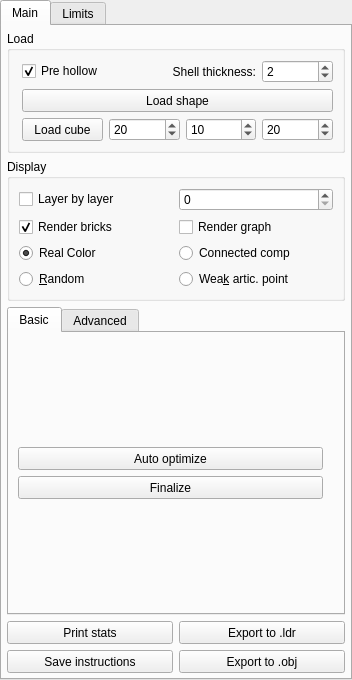
<?xml version="1.0" encoding="UTF-8"?>
<ui version="4.0">
 <class>AssemblyWidget</class>
 <widget class="QWidget" name="AssemblyWidget">
  <property name="geometry">
   <rect>
    <x>0</x>
    <y>0</y>
    <width>352</width>
    <height>680</height>
   </rect>
  </property>
  <property name="windowTitle">
   <string>Form</string>
  </property>
  <layout class="QVBoxLayout" name="verticalLayout_5">
   <property name="leftMargin">
    <number>0</number>
   </property>
   <property name="topMargin">
    <number>0</number>
   </property>
   <property name="rightMargin">
    <number>0</number>
   </property>
   <property name="bottomMargin">
    <number>0</number>
   </property>
   <item>
    <widget class="QTabWidget" name="tabWidget">
     <property name="tabShape">
      <enum>QTabWidget::Rounded</enum>
     </property>
     <property name="currentIndex">
      <number>0</number>
     </property>
     <property name="documentMode">
      <bool>false</bool>
     </property>
     <widget class="QWidget" name="mainTab">
      <attribute name="title">
       <string>Main</string>
      </attribute>
      <layout class="QVBoxLayout" name="verticalLayout">
       <property name="leftMargin">
        <number>5</number>
       </property>
       <property name="topMargin">
        <number>5</number>
       </property>
       <property name="rightMargin">
        <number>5</number>
       </property>
       <property name="bottomMargin">
        <number>5</number>
       </property>
       <item>
        <widget class="QGroupBox" name="groupBox">
         <property name="title">
          <string>Load</string>
         </property>
         <property name="flat">
          <bool>false</bool>
         </property>
         <layout class="QGridLayout" name="gridLayout">
          <property name="leftMargin">
           <number>12</number>
          </property>
          <item row="3" column="3">
           <widget class="QSpinBox" name="testZSpinBox">
            <property name="minimum">
             <number>1</number>
            </property>
            <property name="maximum">
             <number>999</number>
            </property>
            <property name="value">
             <number>20</number>
            </property>
           </widget>
          </item>
          <item row="3" column="2">
           <widget class="QSpinBox" name="testYSpinBox">
            <property name="minimum">
             <number>1</number>
            </property>
            <property name="maximum">
             <number>999</number>
            </property>
            <property name="value">
             <number>10</number>
            </property>
           </widget>
          </item>
          <item row="3" column="0">
           <widget class="QPushButton" name="testButton">
            <property name="minimumSize">
             <size>
              <width>0</width>
              <height>23</height>
             </size>
            </property>
            <property name="text">
             <string>Load cube</string>
            </property>
           </widget>
          </item>
          <item row="3" column="1">
           <widget class="QSpinBox" name="testXSpinBox">
            <property name="font">
             <font>
              <kerning>true</kerning>
             </font>
            </property>
            <property name="layoutDirection">
             <enum>Qt::LeftToRight</enum>
            </property>
            <property name="autoFillBackground">
             <bool>false</bool>
            </property>
            <property name="frame">
             <bool>true</bool>
            </property>
            <property name="alignment">
             <set>Qt::AlignLeading|Qt::AlignLeft|Qt::AlignVCenter</set>
            </property>
            <property name="minimum">
             <number>1</number>
            </property>
            <property name="maximum">
             <number>999</number>
            </property>
            <property name="value">
             <number>20</number>
            </property>
           </widget>
          </item>
          <item row="0" column="0">
           <widget class="QCheckBox" name="hollowCheckBox">
            <property name="text">
             <string>Pre hollow</string>
            </property>
            <property name="checked">
             <bool>true</bool>
            </property>
           </widget>
          </item>
          <item row="0" column="3">
           <widget class="QSpinBox" name="shellThicknessSpinBox">
            <property name="value">
             <number>2</number>
            </property>
           </widget>
          </item>
          <item row="0" column="1" colspan="2">
           <widget class="QLabel" name="label_3">
            <property name="text">
             <string>Shell thickness:</string>
            </property>
            <property name="alignment">
             <set>Qt::AlignRight|Qt::AlignTrailing|Qt::AlignVCenter</set>
            </property>
           </widget>
          </item>
          <item row="1" column="0" colspan="4">
           <widget class="QPushButton" name="loadFileButton">
            <property name="minimumSize">
             <size>
              <width>0</width>
              <height>23</height>
             </size>
            </property>
            <property name="text">
             <string>Load shape</string>
            </property>
           </widget>
          </item>
         </layout>
        </widget>
       </item>
       <item>
        <widget class="QGroupBox" name="groupBox_2">
         <property name="title">
          <string>Display</string>
         </property>
         <layout class="QGridLayout" name="gridLayout_2">
          <property name="sizeConstraint">
           <enum>QLayout::SetDefaultConstraint</enum>
          </property>
          <item row="1" column="0">
           <widget class="QCheckBox" name="renderBricksBox">
            <property name="text">
             <string>Render bricks</string>
            </property>
            <property name="checked">
             <bool>true</bool>
            </property>
           </widget>
          </item>
          <item row="1" column="1">
           <widget class="QCheckBox" name="renderGraphBox">
            <property name="text">
             <string>Render graph</string>
            </property>
           </widget>
          </item>
          <item row="3" column="1">
           <widget class="QRadioButton" name="biconRadioButton">
            <property name="text">
             <string>Wea&amp;k artic. point</string>
            </property>
           </widget>
          </item>
          <item row="0" column="0" colspan="2">
           <layout class="QHBoxLayout" name="horizontalLayout_3">
            <item>
             <widget class="QCheckBox" name="layerBox">
              <property name="text">
               <string>Layer by layer</string>
              </property>
             </widget>
            </item>
            <item>
             <widget class="QSpinBox" name="layerSpinBox">
              <property name="wrapping">
               <bool>false</bool>
              </property>
              <property name="buttonSymbols">
               <enum>QAbstractSpinBox::UpDownArrows</enum>
              </property>
              <property name="maximum">
               <number>999</number>
              </property>
             </widget>
            </item>
           </layout>
          </item>
          <item row="3" column="0">
           <widget class="QRadioButton" name="randomRadioButton">
            <property name="text">
             <string>&amp;Random</string>
            </property>
            <property name="checked">
             <bool>false</bool>
            </property>
           </widget>
          </item>
          <item row="2" column="1">
           <widget class="QRadioButton" name="conRadioButton">
            <property name="text">
             <string>Connected comp</string>
            </property>
           </widget>
          </item>
          <item row="2" column="0">
           <widget class="QRadioButton" name="realColorRadioButton">
            <property name="text">
             <string>Real Color</string>
            </property>
            <property name="checked">
             <bool>true</bool>
            </property>
           </widget>
          </item>
         </layout>
        </widget>
       </item>
       <item>
        <widget class="QTabWidget" name="basicAdvancedTabs">
         <property name="currentIndex">
          <number>0</number>
         </property>
         <widget class="QWidget" name="basicTab">
          <attribute name="title">
           <string>Basic</string>
          </attribute>
          <layout class="QVBoxLayout" name="verticalLayout_4">
           <property name="topMargin">
            <number>5</number>
           </property>
           <property name="rightMargin">
            <number>20</number>
           </property>
           <property name="bottomMargin">
            <number>5</number>
           </property>
           <item>
            <spacer name="verticalSpacer_4">
             <property name="orientation">
              <enum>Qt::Vertical</enum>
             </property>
             <property name="sizeHint" stdset="0">
              <size>
               <width>20</width>
               <height>40</height>
              </size>
             </property>
            </spacer>
           </item>
           <item>
            <widget class="QPushButton" name="autoOptimizeButton">
             <property name="minimumSize">
              <size>
               <width>0</width>
               <height>23</height>
              </size>
             </property>
             <property name="text">
              <string>Auto optimize</string>
             </property>
            </widget>
           </item>
           <item>
            <widget class="QPushButton" name="finalizeButton">
             <property name="minimumSize">
              <size>
               <width>0</width>
               <height>23</height>
              </size>
             </property>
             <property name="text">
              <string>Finalize</string>
             </property>
            </widget>
           </item>
           <item>
            <spacer name="verticalSpacer_3">
             <property name="orientation">
              <enum>Qt::Vertical</enum>
             </property>
             <property name="sizeHint" stdset="0">
              <size>
               <width>20</width>
               <height>40</height>
              </size>
             </property>
            </spacer>
           </item>
          </layout>
         </widget>
         <widget class="QWidget" name="advancedTab">
          <attribute name="title">
           <string>Advanced</string>
          </attribute>
          <layout class="QVBoxLayout" name="verticalLayout_3">
           <property name="leftMargin">
            <number>1</number>
           </property>
           <property name="topMargin">
            <number>1</number>
           </property>
           <property name="rightMargin">
            <number>1</number>
           </property>
           <property name="bottomMargin">
            <number>1</number>
           </property>
           <item>
            <widget class="QGroupBox" name="groupBox_3">
             <property name="title">
              <string>Optimize</string>
             </property>
             <layout class="QGridLayout" name="gridLayout_3">
              <item row="2" column="1">
               <widget class="QPushButton" name="splitConCompButton">
                <property name="minimumSize">
                 <size>
                  <width>0</width>
                  <height>23</height>
                 </size>
                </property>
                <property name="text">
                 <string>Split</string>
                </property>
               </widget>
              </item>
              <item row="2" column="2">
               <widget class="QPushButton" name="loopConCompButton">
                <property name="minimumSize">
                 <size>
                  <width>0</width>
                  <height>23</height>
                 </size>
                </property>
                <property name="text">
                 <string>Loop</string>
                </property>
               </widget>
              </item>
              <item row="1" column="0" colspan="3">
               <widget class="QPushButton" name="mergeButton">
                <property name="minimumSize">
                 <size>
                  <width>0</width>
                  <height>23</height>
                 </size>
                </property>
                <property name="text">
                 <string>Merge</string>
                </property>
                <property name="shortcut">
                 <string>M</string>
                </property>
               </widget>
              </item>
              <item row="3" column="1">
               <widget class="QPushButton" name="splitBiconCompButton">
                <property name="minimumSize">
                 <size>
                  <width>0</width>
                  <height>23</height>
                 </size>
                </property>
                <property name="text">
                 <string>Split</string>
                </property>
               </widget>
              </item>
              <item row="3" column="2">
               <widget class="QPushButton" name="loopBiconCompButton">
                <property name="minimumSize">
                 <size>
                  <width>0</width>
                  <height>23</height>
                 </size>
                </property>
                <property name="text">
                 <string>Loop</string>
                </property>
               </widget>
              </item>
              <item row="2" column="0">
               <widget class="QLabel" name="label">
                <property name="text">
                 <string>Con Comp:</string>
                </property>
               </widget>
              </item>
              <item row="3" column="0">
               <widget class="QLabel" name="label_2">
                <property name="text">
                 <string>Bicon Comp:</string>
                </property>
               </widget>
              </item>
             </layout>
            </widget>
           </item>
           <item>
            <widget class="QGroupBox" name="groupBox_4">
             <property name="title">
              <string>Finalize</string>
             </property>
             <layout class="QGridLayout" name="gridLayout_5">
              <item row="1" column="0">
               <widget class="QPushButton" name="solveBrickLimitButton">
                <property name="minimumSize">
                 <size>
                  <width>0</width>
                  <height>23</height>
                 </size>
                </property>
                <property name="text">
                 <string>Solve number constaints</string>
                </property>
               </widget>
              </item>
              <item row="0" column="0">
               <widget class="QPushButton" name="postHollowButton">
                <property name="minimumSize">
                 <size>
                  <width>0</width>
                  <height>23</height>
                 </size>
                </property>
                <property name="text">
                 <string>Post hollow</string>
                </property>
                <property name="flat">
                 <bool>false</bool>
                </property>
               </widget>
              </item>
             </layout>
            </widget>
           </item>
          </layout>
         </widget>
        </widget>
       </item>
       <item>
        <layout class="QGridLayout" name="gridLayout_6">
         <property name="sizeConstraint">
          <enum>QLayout::SetDefaultConstraint</enum>
         </property>
         <property name="spacing">
          <number>6</number>
         </property>
         <item row="1" column="1">
          <widget class="QPushButton" name="objExportButton">
           <property name="minimumSize">
            <size>
             <width>0</width>
             <height>23</height>
            </size>
           </property>
           <property name="text">
            <string>Export to .obj</string>
           </property>
          </widget>
         </item>
         <item row="1" column="0">
          <widget class="QPushButton" name="saveInstructionsButton">
           <property name="minimumSize">
            <size>
             <width>0</width>
             <height>23</height>
            </size>
           </property>
           <property name="text">
            <string>Save instructions</string>
           </property>
          </widget>
         </item>
         <item row="0" column="0">
          <widget class="QPushButton" name="printStatsButton">
           <property name="sizePolicy">
            <sizepolicy hsizetype="Minimum" vsizetype="Fixed">
             <horstretch>0</horstretch>
             <verstretch>0</verstretch>
            </sizepolicy>
           </property>
           <property name="minimumSize">
            <size>
             <width>0</width>
             <height>23</height>
            </size>
           </property>
           <property name="text">
            <string>Print stats</string>
           </property>
           <property name="flat">
            <bool>false</bool>
           </property>
          </widget>
         </item>
         <item row="0" column="1">
          <widget class="QPushButton" name="ldrExportButton">
           <property name="minimumSize">
            <size>
             <width>0</width>
             <height>23</height>
            </size>
           </property>
           <property name="text">
            <string>Export to .ldr</string>
           </property>
          </widget>
         </item>
        </layout>
       </item>
      </layout>
     </widget>
     <widget class="QWidget" name="limitTab">
      <attribute name="title">
       <string>Limits</string>
      </attribute>
      <layout class="QVBoxLayout" name="verticalLayout_2">
       <item>
        <layout class="QHBoxLayout" name="horizontalLayout_4">
         <item>
          <widget class="QLabel" name="label_4">
           <property name="text">
            <string>1x2</string>
           </property>
           <property name="alignment">
            <set>Qt::AlignCenter</set>
           </property>
          </widget>
         </item>
         <item>
          <widget class="QSpinBox" name="spinBox1x2">
           <property name="minimum">
            <number>-1</number>
           </property>
           <property name="maximum">
            <number>9999</number>
           </property>
           <property name="value">
            <number>-1</number>
           </property>
          </widget>
         </item>
        </layout>
       </item>
       <item>
        <layout class="QHBoxLayout" name="horizontalLayout_5">
         <item>
          <widget class="QLabel" name="label_5">
           <property name="text">
            <string>1x3</string>
           </property>
           <property name="alignment">
            <set>Qt::AlignCenter</set>
           </property>
          </widget>
         </item>
         <item>
          <widget class="QSpinBox" name="spinBox1x3">
           <property name="minimum">
            <number>-1</number>
           </property>
           <property name="maximum">
            <number>9999</number>
           </property>
           <property name="value">
            <number>-1</number>
           </property>
          </widget>
         </item>
        </layout>
       </item>
       <item>
        <layout class="QHBoxLayout" name="horizontalLayout_6">
         <item>
          <widget class="QLabel" name="label_6">
           <property name="text">
            <string>1x4</string>
           </property>
           <property name="alignment">
            <set>Qt::AlignCenter</set>
           </property>
          </widget>
         </item>
         <item>
          <widget class="QSpinBox" name="spinBox1x4">
           <property name="minimum">
            <number>-1</number>
           </property>
           <property name="maximum">
            <number>9999</number>
           </property>
           <property name="value">
            <number>-1</number>
           </property>
          </widget>
         </item>
        </layout>
       </item>
       <item>
        <layout class="QHBoxLayout" name="horizontalLayout_7">
         <item>
          <widget class="QLabel" name="label_7">
           <property name="text">
            <string>1x6</string>
           </property>
           <property name="alignment">
            <set>Qt::AlignCenter</set>
           </property>
          </widget>
         </item>
         <item>
          <widget class="QSpinBox" name="spinBox1x6">
           <property name="minimum">
            <number>-1</number>
           </property>
           <property name="maximum">
            <number>9999</number>
           </property>
           <property name="value">
            <number>-1</number>
           </property>
          </widget>
         </item>
        </layout>
       </item>
       <item>
        <layout class="QHBoxLayout" name="horizontalLayout_16">
         <item>
          <widget class="QLabel" name="label_16">
           <property name="text">
            <string>1x8</string>
           </property>
           <property name="alignment">
            <set>Qt::AlignCenter</set>
           </property>
          </widget>
         </item>
         <item>
          <widget class="QSpinBox" name="spinBox1x8">
           <property name="minimum">
            <number>-1</number>
           </property>
           <property name="maximum">
            <number>9999</number>
           </property>
           <property name="value">
            <number>-1</number>
           </property>
          </widget>
         </item>
        </layout>
       </item>
       <item>
        <layout class="QHBoxLayout" name="horizontalLayout_15">
         <item>
          <widget class="QLabel" name="label_15">
           <property name="text">
            <string>2x2</string>
           </property>
           <property name="alignment">
            <set>Qt::AlignCenter</set>
           </property>
          </widget>
         </item>
         <item>
          <widget class="QSpinBox" name="spinBox2x2">
           <property name="minimum">
            <number>-1</number>
           </property>
           <property name="maximum">
            <number>9999</number>
           </property>
           <property name="value">
            <number>-1</number>
           </property>
          </widget>
         </item>
        </layout>
       </item>
       <item>
        <layout class="QHBoxLayout" name="horizontalLayout_31">
         <item>
          <widget class="QLabel" name="label_31">
           <property name="text">
            <string>2x3</string>
           </property>
           <property name="alignment">
            <set>Qt::AlignCenter</set>
           </property>
          </widget>
         </item>
         <item>
          <widget class="QSpinBox" name="spinBox2x3">
           <property name="minimum">
            <number>-1</number>
           </property>
           <property name="maximum">
            <number>9999</number>
           </property>
           <property name="value">
            <number>-1</number>
           </property>
          </widget>
         </item>
        </layout>
       </item>
       <item>
        <layout class="QHBoxLayout" name="horizontalLayout_30">
         <item>
          <widget class="QLabel" name="label_30">
           <property name="text">
            <string>2x4</string>
           </property>
           <property name="alignment">
            <set>Qt::AlignCenter</set>
           </property>
          </widget>
         </item>
         <item>
          <widget class="QSpinBox" name="spinBox2x4">
           <property name="minimum">
            <number>-1</number>
           </property>
           <property name="maximum">
            <number>9999</number>
           </property>
           <property name="value">
            <number>-1</number>
           </property>
          </widget>
         </item>
        </layout>
       </item>
       <item>
        <layout class="QHBoxLayout" name="horizontalLayout_29">
         <item>
          <widget class="QLabel" name="label_29">
           <property name="text">
            <string>2x6</string>
           </property>
           <property name="alignment">
            <set>Qt::AlignCenter</set>
           </property>
          </widget>
         </item>
         <item>
          <widget class="QSpinBox" name="spinBox2x6">
           <property name="minimum">
            <number>-1</number>
           </property>
           <property name="maximum">
            <number>9999</number>
           </property>
           <property name="value">
            <number>-1</number>
           </property>
          </widget>
         </item>
        </layout>
       </item>
       <item>
        <layout class="QHBoxLayout" name="horizontalLayout_28">
         <item>
          <widget class="QLabel" name="label_28">
           <property name="text">
            <string>2x8</string>
           </property>
           <property name="alignment">
            <set>Qt::AlignCenter</set>
           </property>
          </widget>
         </item>
         <item>
          <widget class="QSpinBox" name="spinBox2x8">
           <property name="minimum">
            <number>-1</number>
           </property>
           <property name="maximum">
            <number>9999</number>
           </property>
           <property name="value">
            <number>-1</number>
           </property>
          </widget>
         </item>
        </layout>
       </item>
       <item>
        <spacer name="verticalSpacer_2">
         <property name="orientation">
          <enum>Qt::Vertical</enum>
         </property>
         <property name="sizeHint" stdset="0">
          <size>
           <width>20</width>
           <height>40</height>
          </size>
         </property>
        </spacer>
       </item>
      </layout>
     </widget>
    </widget>
   </item>
  </layout>
 </widget>
 <tabstops>
  <tabstop>tabWidget</tabstop>
  <tabstop>testZSpinBox</tabstop>
  <tabstop>testYSpinBox</tabstop>
  <tabstop>testButton</tabstop>
  <tabstop>testXSpinBox</tabstop>
  <tabstop>hollowCheckBox</tabstop>
  <tabstop>shellThicknessSpinBox</tabstop>
  <tabstop>loadFileButton</tabstop>
  <tabstop>renderBricksBox</tabstop>
  <tabstop>renderGraphBox</tabstop>
  <tabstop>biconRadioButton</tabstop>
  <tabstop>layerBox</tabstop>
  <tabstop>layerSpinBox</tabstop>
  <tabstop>randomRadioButton</tabstop>
  <tabstop>conRadioButton</tabstop>
  <tabstop>realColorRadioButton</tabstop>
  <tabstop>basicAdvancedTabs</tabstop>
  <tabstop>autoOptimizeButton</tabstop>
  <tabstop>finalizeButton</tabstop>
  <tabstop>splitConCompButton</tabstop>
  <tabstop>loopConCompButton</tabstop>
  <tabstop>mergeButton</tabstop>
  <tabstop>splitBiconCompButton</tabstop>
  <tabstop>loopBiconCompButton</tabstop>
  <tabstop>solveBrickLimitButton</tabstop>
  <tabstop>postHollowButton</tabstop>
  <tabstop>objExportButton</tabstop>
  <tabstop>saveInstructionsButton</tabstop>
  <tabstop>printStatsButton</tabstop>
  <tabstop>ldrExportButton</tabstop>
  <tabstop>spinBox1x2</tabstop>
  <tabstop>spinBox1x3</tabstop>
  <tabstop>spinBox1x4</tabstop>
  <tabstop>spinBox1x6</tabstop>
  <tabstop>spinBox1x8</tabstop>
  <tabstop>spinBox2x2</tabstop>
  <tabstop>spinBox2x3</tabstop>
  <tabstop>spinBox2x4</tabstop>
  <tabstop>spinBox2x6</tabstop>
  <tabstop>spinBox2x8</tabstop>
 </tabstops>
 <resources/>
 <connections/>
</ui>
